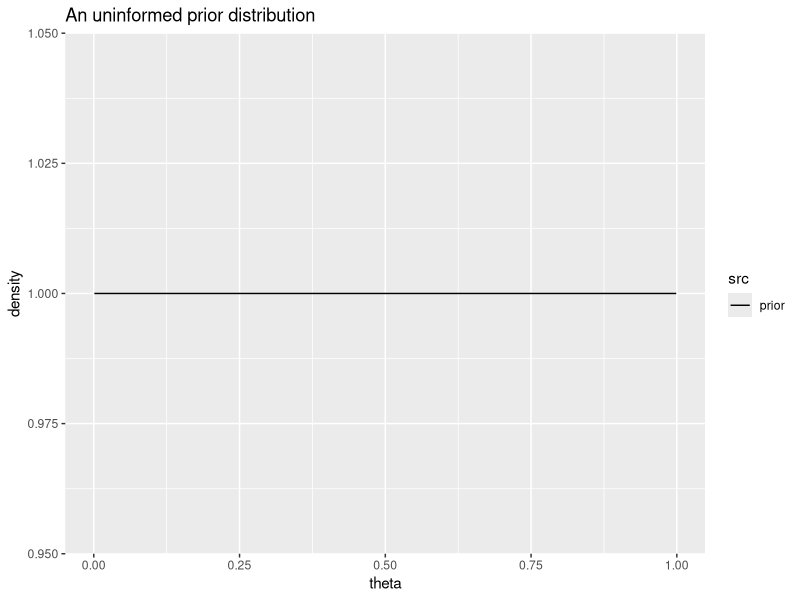
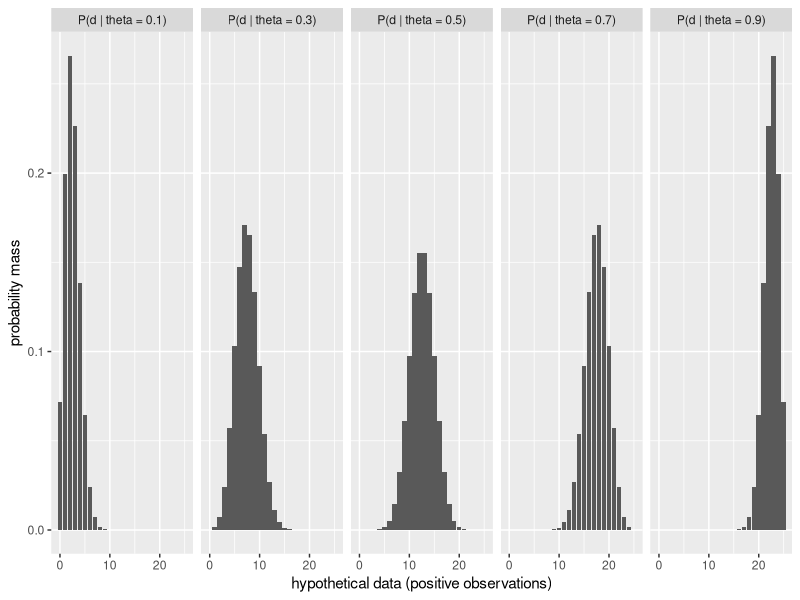
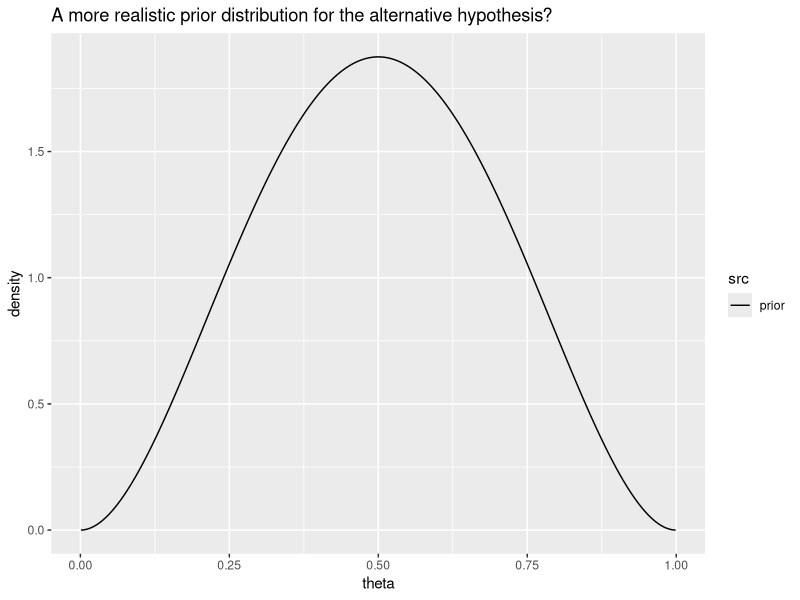

These charts were generated, in order, by the following R code: (Note: this script raises an error after producing the figures.)
## ---- chunk 1
library(knitr)
library(tidyverse)
opts_chunk$set(echo=TRUE, 
               warning=FALSE, message=FALSE, 
               cache=FALSE)
## ---- chunk 2
prior_parameters <- list(shape1 = 1, shape2 = 1) # as shape1 increases, the prior will favor higher numbers; as shape2 increases, the prior will favor lower numbers

bins <- seq(0.001, 0.999, 0.001)

data.frame(
  src = rep("prior", length(bins)),
  theta = bins,
  density = dbeta(x = bins, shape1 = prior_parameters$shape1,
          shape2 = prior_parameters$shape2)
) %>%
  ggplot(., aes( x = theta, y = density, linetype = src))+
  geom_line()+
  ggtitle("An uninformed prior distribution")

## ---- chunk 3
hypothetical_true_population_parameter <- 0.3
data_bins <- seq(0, 25, 1)

data.frame(
  src = paste("P(d | theta = ", c(
    rep(0.1, length(data_bins)),
    rep(0.3, length(data_bins)),
    rep(0.5, length(data_bins)),
    rep(0.7, length(data_bins)),
    rep(0.9, length(data_bins))
  ), ")", sep = ""),
  x = c(data_bins,data_bins,data_bins,data_bins,data_bins),
  prob = c(
    dbinom(x = data_bins, size = 25, p = 0.1),
    dbinom(x = data_bins, size = 25, p = 0.3),
    dbinom(x = data_bins, size = 25, p = 0.5),
    dbinom(x = data_bins, size = 25, p = 0.7),
    dbinom(x = data_bins, size = 25, p = 0.9)
    )
) %>%
  ggplot(., aes( x = x, y = prob))+
  geom_col()+
  xlab("hypothetical data (positive observations)")+
  ylab("probability mass")+
  facet_wrap(~src, nrow = 1)
## ---- chunk 4
dbinom(x = 17, size = 25, prob = 0.6)
## ---- chunk 5
theta_values <- seq(0.01, 0.99, 0.01)
likelihood_values <- dbinom(x = 17, size = 25, prob = theta_values)
marginal_likelihood <- mean(likelihood_values)
## ---- chunk 6
null_theta_value = 0.5
null_marginal_likelihood = dbinom(x = 17, size = 25, prob = null_theta_value)
null_marginal_likelihood
## ---- chunk 7
marginal_likelihood / null_marginal_likelihood
## ---- chunk 8
binom.test(x = 17, n = 25, p = 0.5)
## ---- chunk 9
alternative_prior_parameters <- list(shape1 = 3, shape2 = 3) # as shape1 increases, the prior will favor higher numbers; as shape2 increases, the prior will favor lower numbers

bins <- seq(0.001, 0.999, 0.001)

data.frame(
  src = rep("prior", length(bins)),
  theta = bins,
  density = dbeta(x = bins, shape1 = alternative_prior_parameters$shape1,
          shape2 = alternative_prior_parameters$shape2)
) %>%
  ggplot(., aes( x = theta, y = density, linetype = src))+
  geom_line()+
  ggtitle("A more realistic prior distribution for the alternative hypothesis?")
## ---- chunk 10
theta_values <- seq(0.01, 0.99, 0.01)
likelihood_values <- dbinom(x = 17, size = 25, prob = theta_values)
prior_probabilities <- dbeta(x = theta_values, 
                            shape1 = alternative_prior_parameters$shape1,
                            shape2 = alternative_prior_parameters$shape2)

alternative_marginal_likelihood <- sum((likelihood_values * prior_probabilities) / sum(prior_probabilities))
## ---- chunk 11
null_theta_value = 0.5
null_marginal_likelihood = dbinom(x = 17, size = 25, prob = null_theta_value)
null_marginal_likelihood
## ---- chunk 12
alternative_marginal_likelihood  / null_marginal_likelihood
## ---- chunk 13
observed_yes <- 7
number_of_observations <- 25

binom.test(x = observed_yes, n = number_of_observations, p = 0.5)
## ---- chunk 14
proportionBF(y = observed_yes, N = number_of_observations, p = 0.5)
## ---- chunk 15
proportionBF(y = observed_yes, N = number_of_observations, p = 0.5,
             nullInterval = c(0, 0.5))
